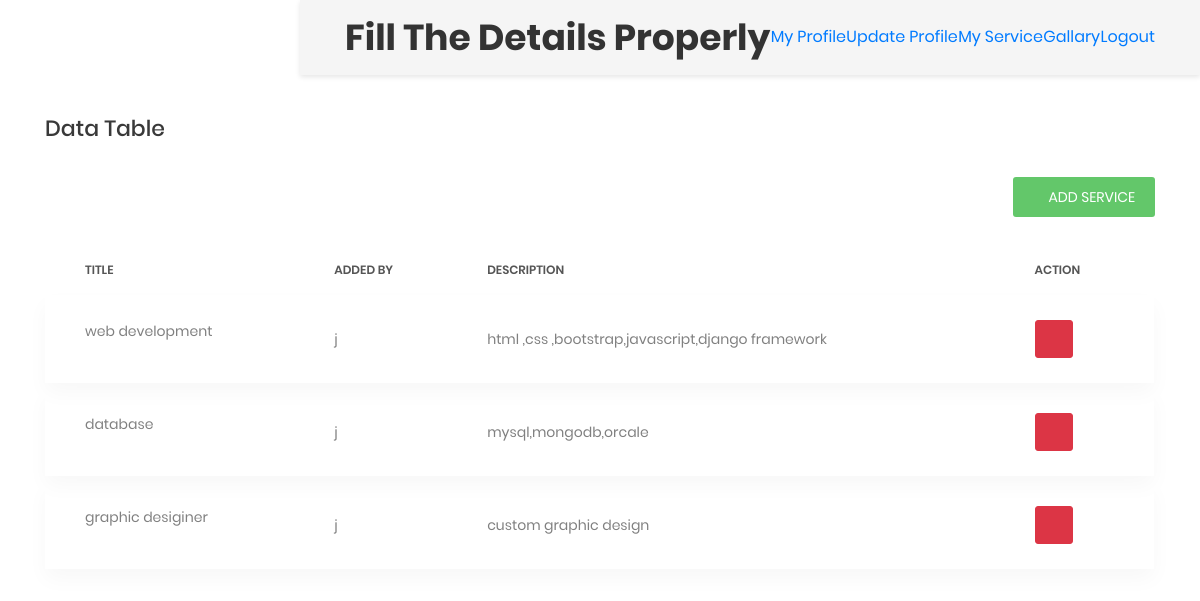
Page /add_service (signed in) on the committed database.
### info/models.py (models this page shows)
class services(models.Model):
    connection=models.ForeignKey(to=User,on_delete=CASCADE)
    title = models.CharField(max_length=20,null=True,blank=True)
    services_description=models.TextField(null=True,blank=True)
    services_icon=models.TextField(null=True,blank=True)

### info/views.py (the view)
# urls.py: path('add_service',views.ser,name='ser'),
@login_required(login_url="/")
def ser(request):
    user=request.user
    data=services.objects.filter(connection=user.id)
    return render(request,'service.html',{'data':data})

### template/service.html (shortened to what this page needs)
{%extends "base.html"%}{% load static %}
{%block content %}
            <div class="main-content">
                <div class="section__content section__content--p30">
                    <div class="container-fluid">
                        <div class="row">
                            <div class="col-md-12">
                                <h3 class="title-5 m-b-35">data table</h3>
                                <div class="table-data__tool">
                                    <div class="table-data__tool-left">
                                    </div>
                                    <div class="table-data__tool-right">
                                        <form action="{% url 'add_ser' %}">
                                        <button type="submit" class="au-btn au-btn-icon au-btn--green au-btn--small">
                                            <i class="zmdi zmdi-plus"></i>Add Service</button>
                                        </form>
                                    </div>
                                </div>
                                <div class="table-responsive table-responsive-data2">
                                    <table class="table table-data2">
                                        <thead>
                                            <tr>
                                                <th>Title</th>
                                                <th>Added by</th>
                                                <th>Description</th>
                                                <th>Action</th>
                                            </tr>
                                        </thead>
                                        <tbody>
                                            {%for i in data%}
                                            <tr class="tr-shadow">
                                                <td>
                                                    <span class="block-name">{{i.title }}</span>
                                                </td>
                                                <td>
                                                    <span class="block-name">{{user.first_name}}</span>
                                                </td>
                                                <td>
                                                    <span class="block-name">{{i.services_description}}</span>
                                                </td>
                                                <td>
                                                    <form action="{% url 'del_ser' i.id %}">
                                                        <button class="btn btn-danger" data-toggle="tooltip" data-placement="top" title="Delete">
                                                            <i class="zmdi zmdi-delete"></i>
                                                        </button>
                                                    </form>
                                                </td>
                                            </tr>
                                            <tr class="spacer"></tr>
                                            {%endfor%}
                                        </tbody>
                                    </table>
                                </div>
                            </div>
                        </div>
                    </div>
                </div>
            </div>
        </div>
    </div>
    {%endblock%}

### rows in the picture
services: title "web development", services_description "html ,css ,bootstrap,javascript,django framework"
services: title "database", services_description "mysql,mongodb,orcale"
services: title "graphic desiginer", services_description "custom graphic design"

### other values in the picture
{{ user.first_name }} "j"
